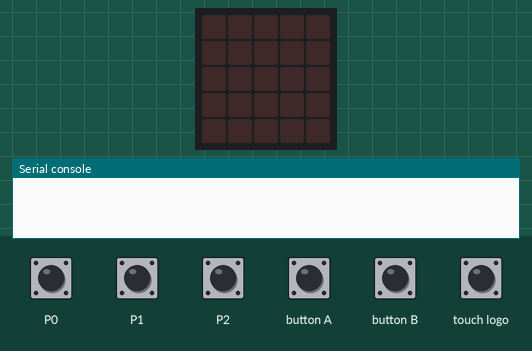
Recording of a program running on a simulated BBC micro:bit (MakeCode). Parts: the board's 5×5 LED display, the last lines printed to the serial console. The test bench sets the inputs (shaded band). No radio messages arrive unless stated (any console line starting 'radio sent:' is added by the test bench).

Above: at 1.2 s.
1.3 s: touch pin P1 pressed for 0.15 s
At 1.9 s:
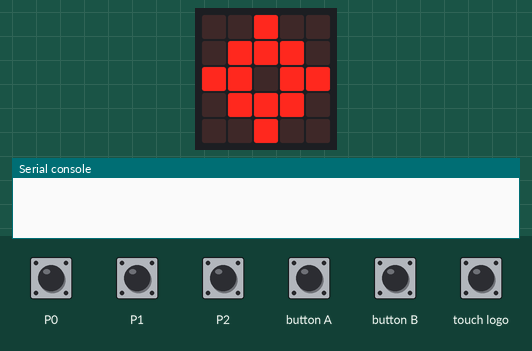
3.5 s: touch pin P2 pressed for 0.15 s
At 4.2 s:
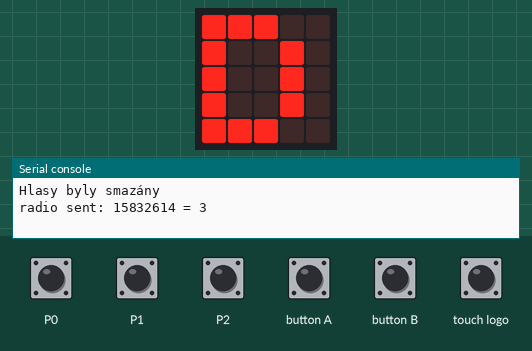
5.9 s: button A pressed for 0.15 s
At 6.6 s:
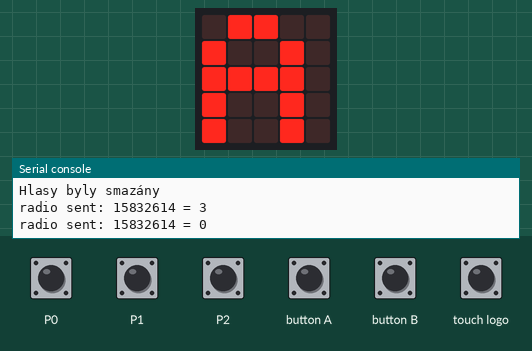
8.3 s: button B pressed for 0.15 s
At 8.7 s:
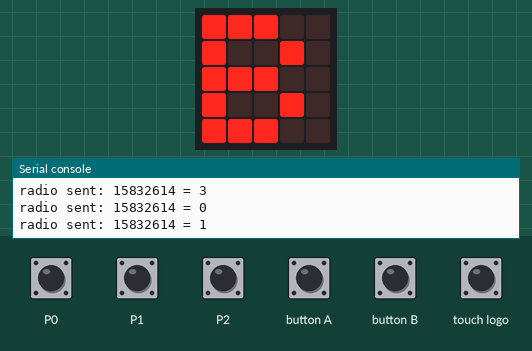
10.7 s: touch logo pressed for 0.15 s
At 11.4 s:
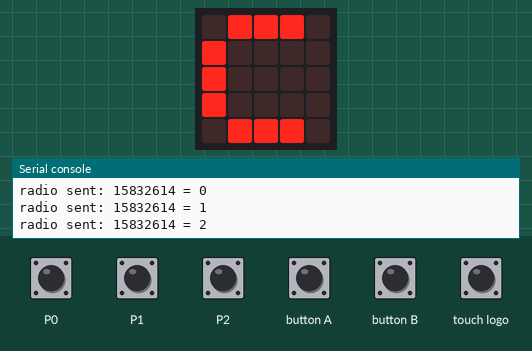
13.1 s: touch pin P0 pressed for 0.15 s
At 13.6 s:
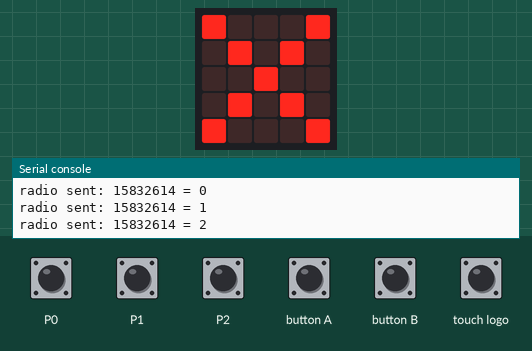
Timing chart, 0 to 16.1 s (numbered marks = the images above; inputs shaded):
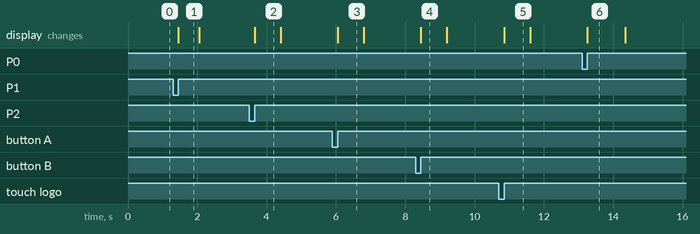

The program:

main.ts
```typescript
//  ÚVOD
//  1. Zmáčknutí A/B/dotykového tlačítka/pinu 2 se odešle hlas
//  2. Pinem 0 se nastaví přijímání hlasů
//  3. Pinem 1 se snažou všechny hlasy
//  4. V konzoli to vypíše váš aktuální hlas a sériové číslo microbitu
//  5. Vypíše všechny vaše předešlé hlasy (budou uloženy v listu)
//  6. Samotné čísílko mezi hlasy určuje o kolikátou pozici v listu hlasů se jedná
//  7. Nepřišel jsem na způsob jak na detekci sériového čísla v listu,
//     přesněji pozice a jak funduje přiřazování v takovém stylu listu, proto je program nedokončený
//  8. UPOZORNĚNÍ - Horní microbit je ten hlasovací, proto je možné, že ikdyž deaktivujete hlasování
//     na jednom, druhý bude stále moci přijímat hlasy. Proto pro odesílání hlasu používejte "horní"
//     a ten spodní jako "serverový" pro lepší orientaci. Pro smazání hlasů použijte serverový (spodní) microbit
radio.setGroup(69)
radio.setTransmitPower(7)
radio.setTransmitSerialNumber(true)
let my_serial = control.deviceSerialNumber()
// PROMĚNNÉ
let name = "vote"
name = "send"
let number = 1
let value = 0
let posuvnik_1 = 1
let receive_message = true
let list_of_votes = [ {
    "serial" : my_serial,
    "volba" : 0,
}
]
// Smazání dosavadních hlasů
input.onPinPressed(TouchPin.P1, function smazani_hlasu() {

    list_of_votes = [ {
        "serial" : my_serial,
        "volba" : 0,
    }
    ]
    basic.showIcon(IconNames.Target)
    console.log("Hlasy byly smazány")
    basic.clearScreen()
    posuvnik_1 = 1
})
// ZAPNUTÍ A VYPNUTÍ MOŽNOSTI HLASOVAT
input.onPinPressed(TouchPin.P0, function zapinani_hlasovani() {

    if (receive_message == true) {

        receive_message = false
        basic.showIcon(IconNames.No)
    } else {

        receive_message = true
        basic.showIcon(IconNames.Yes)
    }

    basic.pause(500)
    basic.clearScreen()
})
// HLASOVANI CISEL
input.onButtonPressed(Button.A, function voting_A() {
    voted(0)
    basic.showString("A")
    basic.clearScreen()
})
input.onButtonPressed(Button.B, function voting_B() {
    voted(1)
    basic.showString("B")
    basic.clearScreen()
})
input.onLogoEvent(TouchButtonEvent.Pressed, function voting_C() {
    voted(2)
    basic.showString("C")
    basic.clearScreen()
})
input.onPinPressed(TouchPin.P2, function voting_D() {
    voted(3)
    basic.showString("D")
    basic.clearScreen()
})
// ----------------------------------------------
// ODESLÁNÍ HLASU
function voted(data: number) {

    radio.sendValue("" + my_serial, data)
}

// PŘIJMUTÍ HLASU
radio.onReceivedValue(function on_received_value(name: string, value: number) {
    let posuvnik_2: number;

    if (receive_message == true) {
        basic.showNumber(value)
        list_of_votes.push([ {
            "serial" : parseInt(name),
            "volba" : value,
        }
        ][0])
        console.log("Toto byl poslední přijatý hlas")
        console.log([ {
            "serial" : parseInt(name),
            "volba" : value,
        }
        ][0])
        posuvnik_2 = 0
        console.log("Toto je list tvých minulých hlasů")
        for (let i = 0; i < posuvnik_1; i++) {
            console.log(posuvnik_2)
            console.log(list_of_votes[posuvnik_2])
            posuvnik_2 += 1
        }
        posuvnik_1 += 1
        basic.pause(500)
        basic.clearScreen()
    }

})
```

test.ts
```typescript
// Tady jsou testy. Při použití tohoto balíčku jako rozšíření nebude zkompilováno.
```

Measured:
- after the input at 1.3 s, the display: changes after 0.15 s (image 1)
- after the input at 3.5 s, the display: changes after 0.15 s (image 2)
- after the input at 5.9 s, the display: changes after 0.15 s (image 3)
- after the input at 8.3 s, the display: changes after 0.15 s (image 4)
- after the input at 10.7 s, the display: changes after 0.15 s (image 5)
- after the input at 13.1 s, the display: changes after 0.15 s (image 6)
- what the display in image 1 shows lasts 0.6 s, from 1.5 s to 2.1 s
